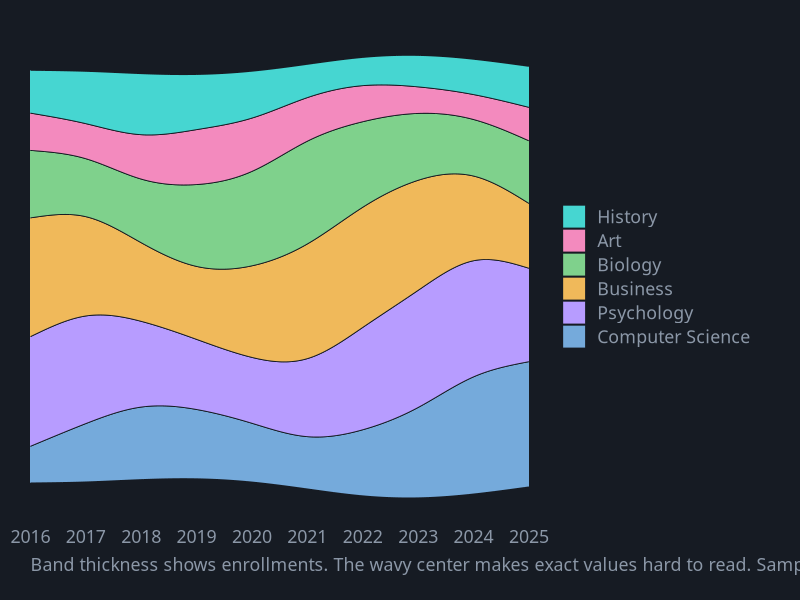
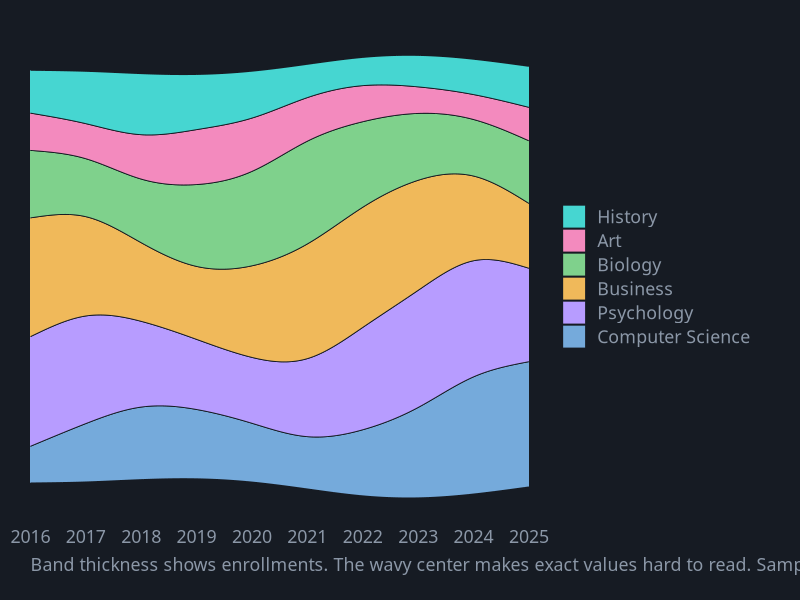

Write the R code that produced these figures, in order.
# Streamgraph
# Question: How did interest in each subject flow across a decade?
# Put this script and streamgraph.csv in the same folder, then in RStudio choose
# Session > Set Working Directory > To Source File Location.

library(tidyverse)

# ---- Gallery look: dark background, soft gray text ----
font <- "IBM Plex Sans"   # use "sans" if IBM Plex Sans is not installed
ink  <- "#8B97A7"

theme_gallery <- function() {
  theme_minimal(base_size = 16, base_family = font) +
    theme(
      plot.background  = element_rect(fill = "#161B23", color = NA),
      panel.grid       = element_line(color = "#222A34"),
      panel.grid.minor = element_blank(),
      text             = element_text(color = ink),
      axis.text        = element_text(color = ink),
      legend.position  = "top",
      legend.title     = element_blank(),
      plot.margin      = margin(24, 28, 18, 18)
    )
}

pal <- c("Computer Science" = "#75AADB", "Psychology" = "#B79CFF", "Business" = "#F0B95A",
         "Biology" = "#7FD18C", "Art" = "#F38ABE", "History" = "#46D6D1")

df <- read_csv("streamgraph.csv", show_col_types = FALSE)

# 1. Smooth each subject with a spline, so the bands flow between the years
smooth <- df |>
  group_by(subject) |>
  reframe(as_tibble(spline(year, enrollments, n = 200, method = "natural"))) |>
  rename(year = x, enrollments = y) |>
  mutate(enrollments = pmax(enrollments, 0))

# 2. Stack the subjects, then shift each year down by half its total,
#    so the stream is centered on zero instead of sitting on a baseline
stream <- smooth |>
  mutate(subject = factor(subject, levels = names(pal))) |>
  arrange(year, subject) |>
  group_by(year) |>
  mutate(top    = cumsum(enrollments) - sum(enrollments) / 2,
         bottom = top - enrollments) |>
  ungroup()

p <- ggplot(stream, aes(x = year, ymin = bottom, ymax = top, fill = subject)) +
  geom_ribbon(color = "#161B23", linewidth = 0.3) +
  scale_fill_manual(values = pal, name = NULL) +
  guides(fill = guide_legend(reverse = TRUE)) +   # legend order matches the stack, top to bottom
  scale_x_continuous(breaks = seq(2016, 2025, 1), expand = c(0, 0)) +
  labs(x = NULL, y = NULL,
       caption = "Band thickness shows enrollments. The wavy center makes exact values hard to read. Sample values.") +
  theme_gallery() +
  theme(panel.grid = element_blank(), axis.text.y = element_blank(), legend.position = "right",
        plot.caption = element_text(color = ink, hjust = 0))

ggsave("streamgraph.png", p, width = 9, height = 6, dpi = 200)
p
